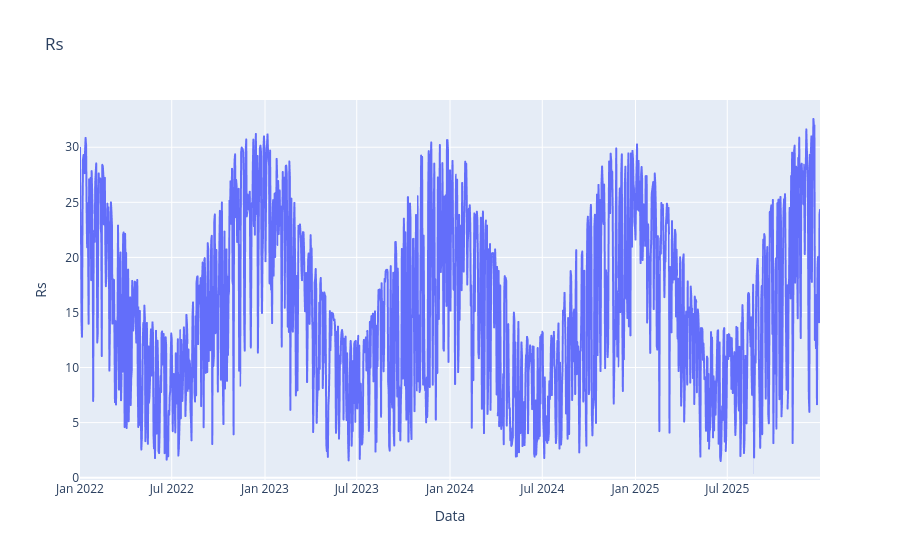

This figure's notebook cell:
### Markdown cell above
## Plotando os dados médios para a bacia selecionada

### Code cell
fig = px.line(df, x=df.index, 
              y=var_name,
              title=f"{var_name}")
fig.update_traces(hovertemplate="%{x}: %{y:.1f}°C")
fig.show()

### Figure 1 — Plotly figure (JSON) as saved in the notebook; plotly's stock layout.template omitted (floating-point values rounded to 4 significant figures; data arrays with more than 128 entries replaced by an {"elided": "..."} marker saying what was removed)
{"data": [{"hovertemplate": "%{x}: %{y:.1f}°C", "legendgroup": "", "line": {"color": "#636efa", "dash": "solid"}, "marker": {"symbol": "circle"}, "mode": "lines", "name": "", "showlegend": false, "type": "scattergl", "x": {"elided": "1461 str values"}, "xaxis": "x", "y": {"elided": "1461 float values"}, "yaxis": "y"}], "layout": {"legend": {"tracegroupgap": 0}, "title": {"text": "Rs"}, "xaxis": {"anchor": "y", "domain": [0, 1], "title": {"text": "Data"}}, "yaxis": {"anchor": "x", "domain": [0, 1], "title": {"text": "Rs"}}}}
